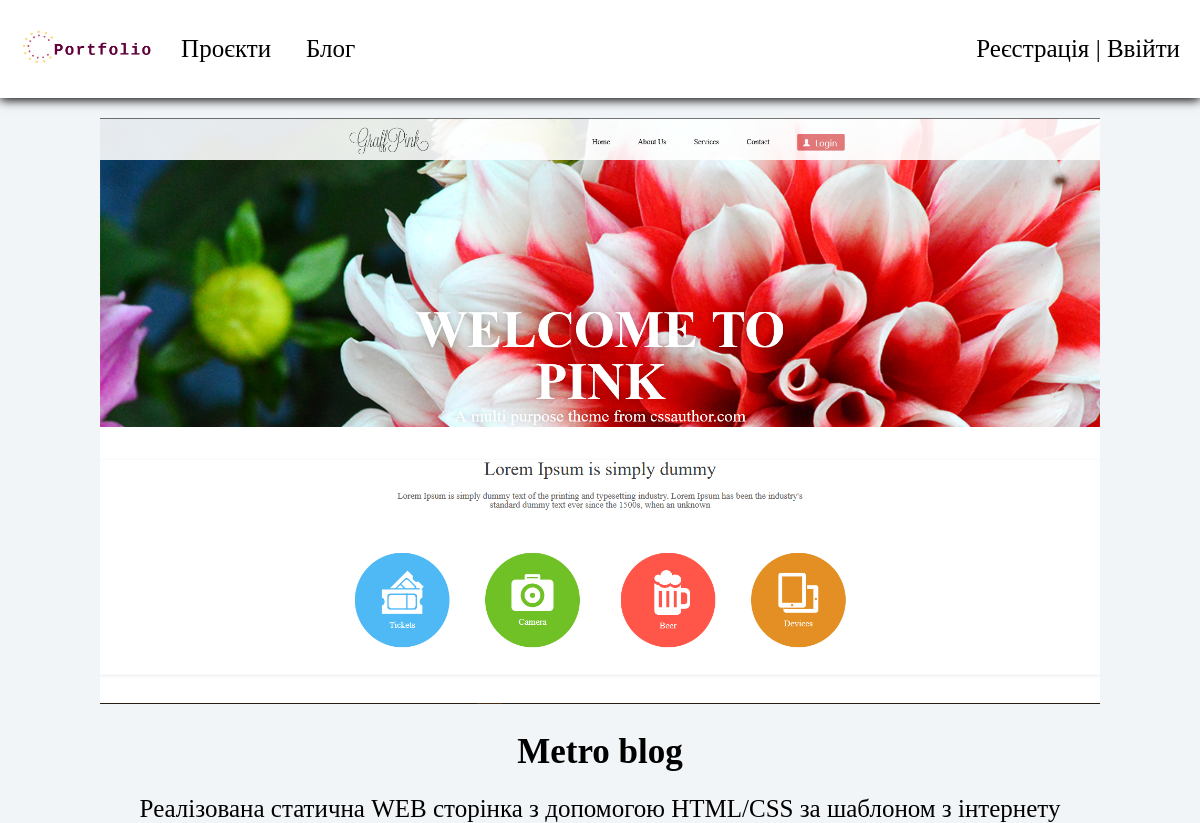
Page /seepage/21/ on the committed database.
### project/models.py (models this page shows, shortened)
class SomeProject(models.Model):
    title = models.CharField(max_length=155, verbose_name='Назва')
    description = models.TextField(verbose_name="Опис")
    image = models.ImageField(upload_to="projects/", verbose_name="Фото", blank=True)

### project/views.py (the view)
# urls.py: path('seepage/<int:pk>/', see_page, name='see'),
def see_page(request, pk):
    some = SomeProject.objects.get(pk=pk)
    return render(request, 'see/see.html', {'menu': menu, 'p': some, 'addurl': 'addpage'})

### user/templates/see/see.html
{% extends 'base/base.html' %}
{% load static %}
{% block content %}
<div style="text-align:center;margin-top:20px;">
  <img src="{{p.image.url}}" style="max-width:1000px;max-height:700px;">
  <h1 style="font-size:35px">{{p.title}}</h1>
  <span style="font-size:25px">{{p.description}}</span>
</div>
{% endblock %}

### user/static/projects/css/index.css (style rules this page uses)
body { padding: 0px; margin: 0px; background-color: #f2f5f7; }

### rows in the picture
SomeProject: image (picture), title "Metro blog", description "Реалізована статична WEB сторінка з допомогою HTML/CSS за шаблоном з інтернету"

### other values in the picture
{{ m.title }} "Проєкти" "Блог"
